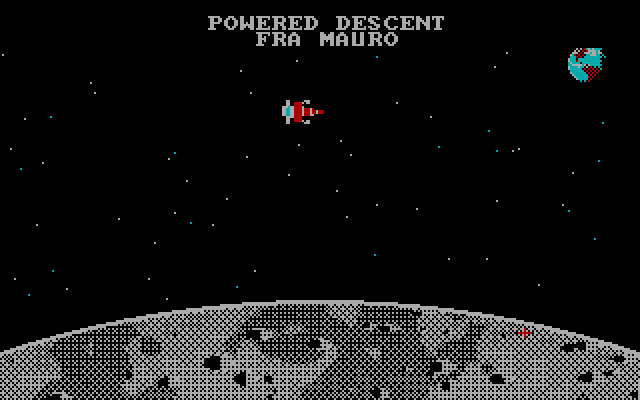
#> input picture site/img/braking.png, 640 x 400 px
$ python -i screen_ocr.py   (imports and definitions only)
#> lines starting #> are read from the running program, lines starting #| are printed output that depends on the picture; after the words box and inside, x2 and y2 are one past the last pixel; in counts of white or black regions, pixels touching at a corner belong together
#> further down, picture is the input picture: PIL image 640x400 RGB; mean R, G, B 21, 21.2, 21.2
"""Make BIOS text legible without assuming black backgrounds or white text."""
from PIL import Image, ImageChops, ImageOps


def monochrome(image):
    rgb = image.convert('RGB')
    colors = rgb.getcolors(maxcolors=256)
#> colors = [(408, (170, 0, 0)), (616, (0, 170, 170)), (31264, (170, 170, 170)), (223712, (0, 0, 0))]
    if colors is None:
        colors = rgb.quantize(colors=16).convert('RGB').getcolors(maxcolors=256)
    background = max(colors, key=lambda item: item[0])[1]
#> background = (0, 0, 0)
    difference = ImageChops.difference(rgb, Image.new('RGB', rgb.size, background))
    channels = difference.split()
    contrast = ImageChops.lighter(ImageChops.lighter(channels[0], channels[1]), channels[2])
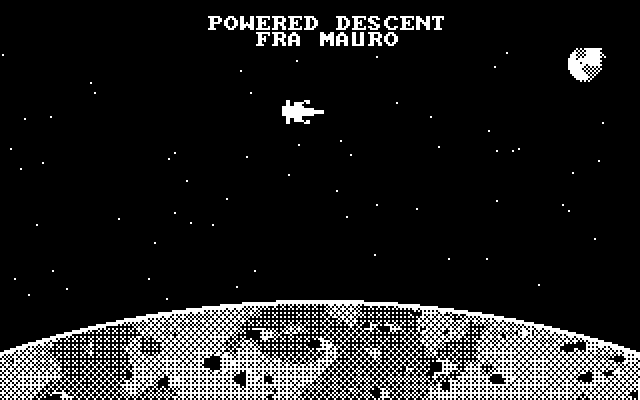
#> contrast: PIL image 640x400 L; values 0 (black) and 170 (white), 12.6% white in thin lines or dots
    mask = contrast.point(lambda value: 0 if value > 32 else 255)
#> mask: PIL image 640x400 L; 87.4% white; black in thin lines or dots
    mask = mask.resize((mask.width * 3, mask.height * 3), Image.Resampling.NEAREST)
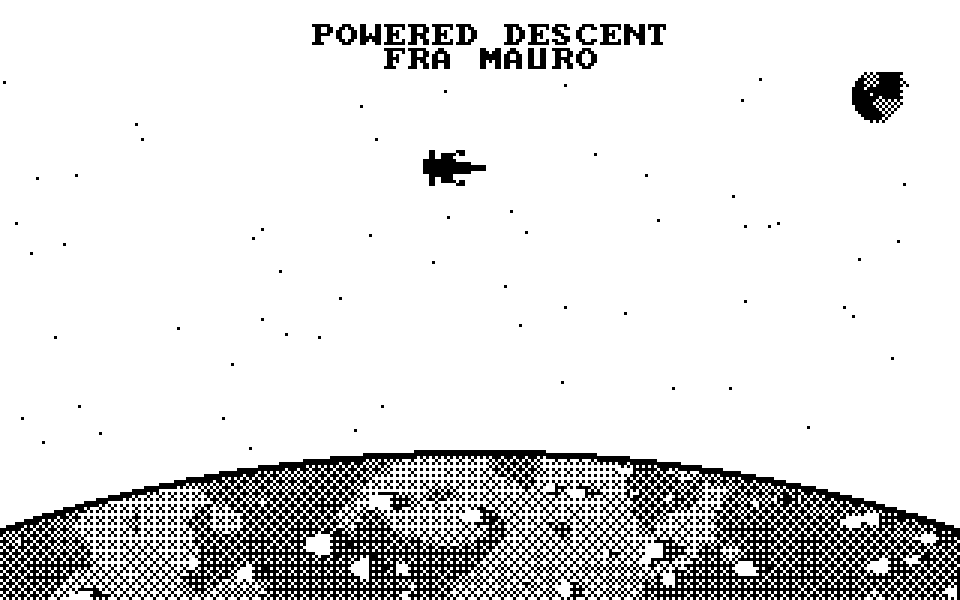
#> mask: PIL image 1920x1200 L (shown at 1/2 size); 87.4% white; 161 black regions, largest, box (x1, y1, x2, y2) and area: (0, 900, 1920, 1200) 238716, (1704, 144, 1818, 246) 7200, (846, 300, 972, 372) 4788
    return ImageOps.expand(mask, border=40, fill=255)
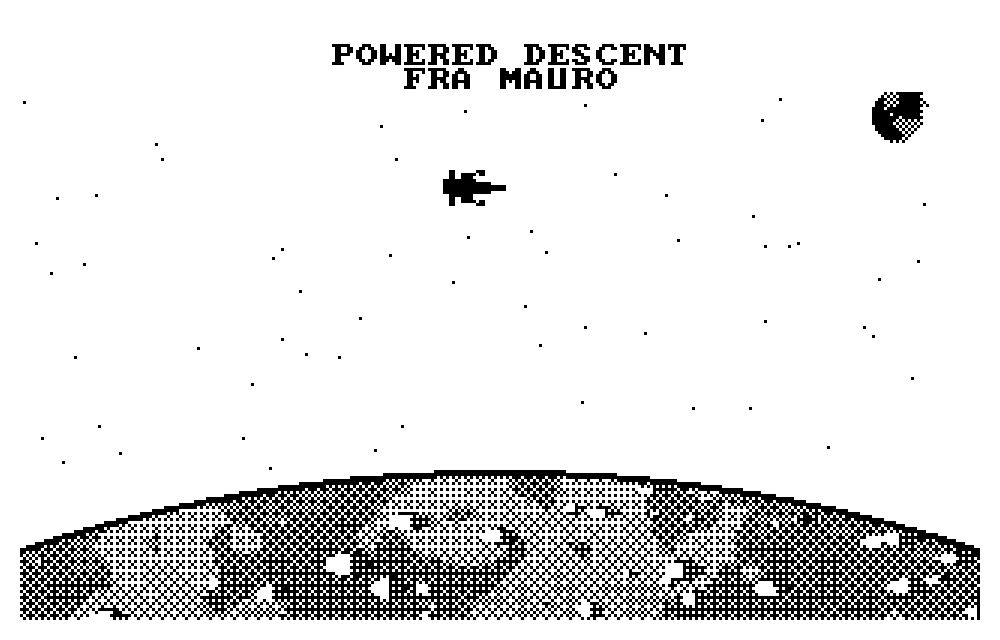
#> returned value: PIL image 2000x1280 L (shown at 1/2 size); 88.6% white; 161 black regions, largest, box (x1, y1, x2, y2) and area: (40, 940, 1960, 1240) 238716, (1744, 184, 1858, 286) 7200, (886, 340, 1012, 412) 4788

>>> from PIL import Image
>>> picture = Image.open('../../site/img/braking.png')
>>> result = monochrome(picture)

$ run again, on site/img/briefing.png
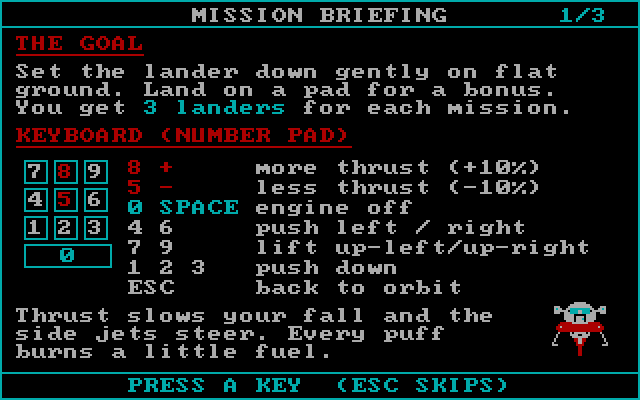
#> input picture site/img/briefing.png, 640 x 400 px
#> picture is the input picture: PIL image 640x400 RGB; mean R, G, B 18.2, 23.2, 23.2
#> colors = [(4848, (170, 0, 0)), (22600, (170, 170, 170)), (216188, (0, 0, 0)), (12364, (0, 170, 170))]
#> background = (0, 0, 0)
#> in monochrome, `contrast = ImageChops.lighter(ImageChops.lighter(channels[0], channels..`:
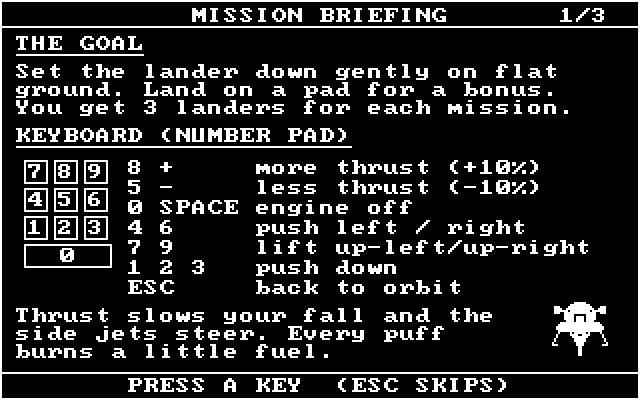
#> contrast: PIL image 640x400 L; values 0 (black) and 170 (white), 15.6% white; 364 white regions (19 under 20 px), largest, box (x1, y1, x2, y2) and area: (0, 0, 640, 400) 6688, (552, 302, 608, 356) 1344, (16, 146, 352, 148) 672
#> in monochrome, `return ImageOps.expand(mask, border=40, fill=255)`:
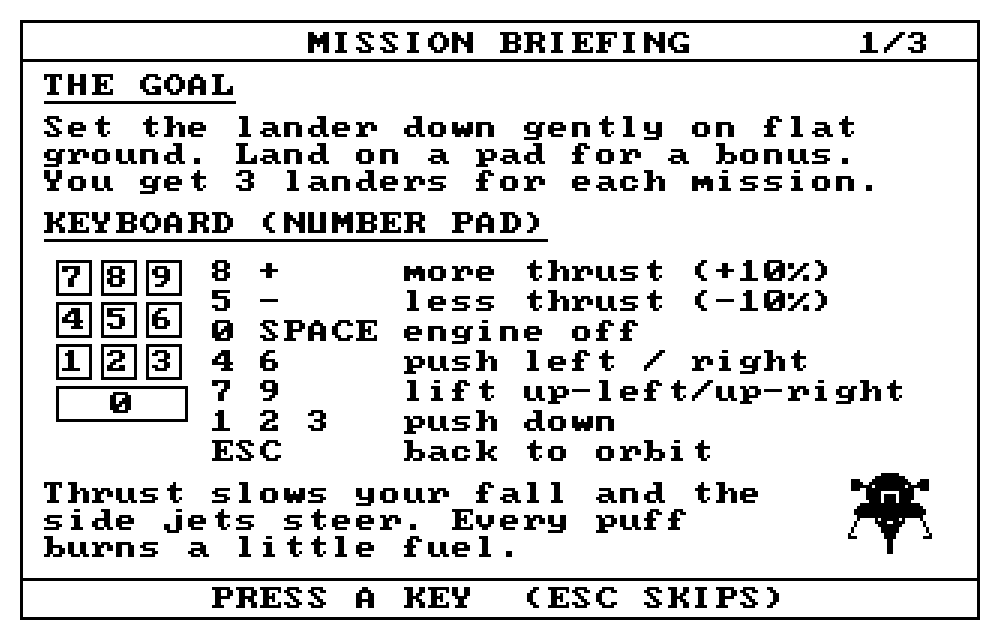
#> returned value: PIL image 2000x1280 L (shown at 1/2 size); 86% white; 364 black regions, largest, box (x1, y1, x2, y2) and area: (40, 40, 1960, 1240) 60192, (1696, 946, 1864, 1108) 12096, (88, 478, 1096, 484) 6048

$ run again, on site/img/crash.png
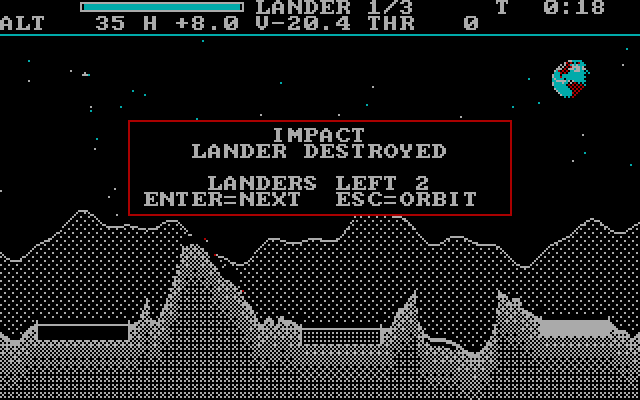
#> input picture site/img/crash.png, 640 x 400 px
#> picture is the input picture: PIL image 640x400 RGB; mean R, G, B 27.8, 28.4, 28.4
#> colors = [(2040, (170, 0, 0)), (2832, (0, 170, 170)), (39896, (170, 170, 170)), (211232, (0, 0, 0))]
#> background = (0, 0, 0)
#> in monochrome, `contrast = ImageChops.lighter(ImageChops.lighter(channels[0], channels..`:
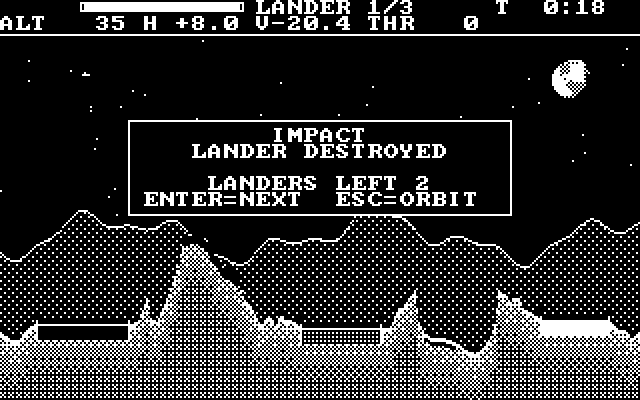
#> contrast: PIL image 640x400 L; values 0 (black) and 170 (white), 17.5% white in thin lines or dots
#> in monochrome, `return ImageOps.expand(mask, border=40, fill=255)`:
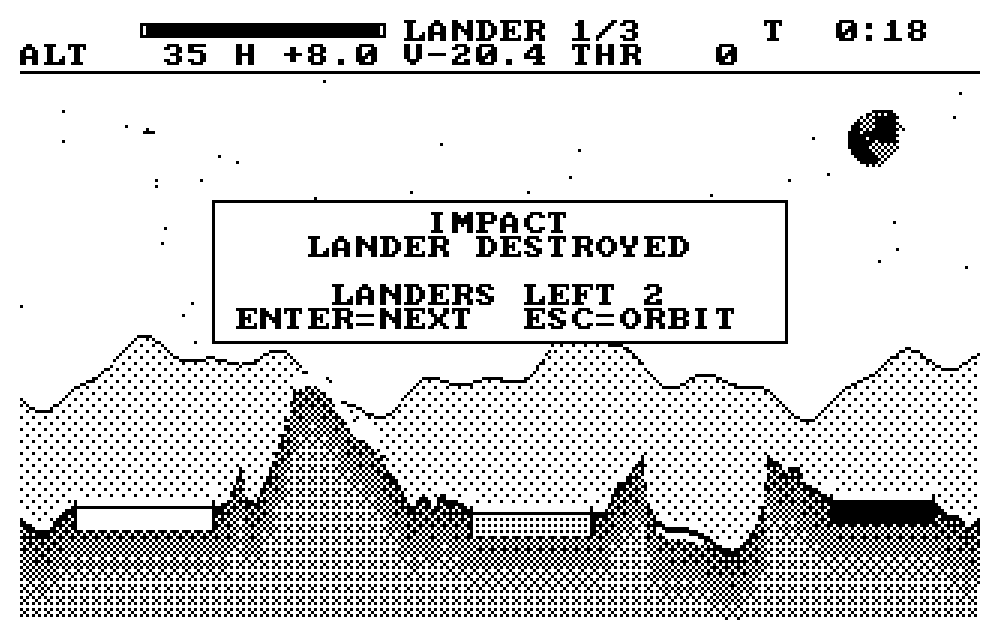
#> returned value: PIL image 2000x1280 L (shown at 1/2 size); 84.3% white; 1869 black regions, largest, box (x1, y1, x2, y2) and area: (40, 772, 1960, 1240) 155016, (424, 394, 1576, 730) 17892, (280, 46, 772, 76) 14544
